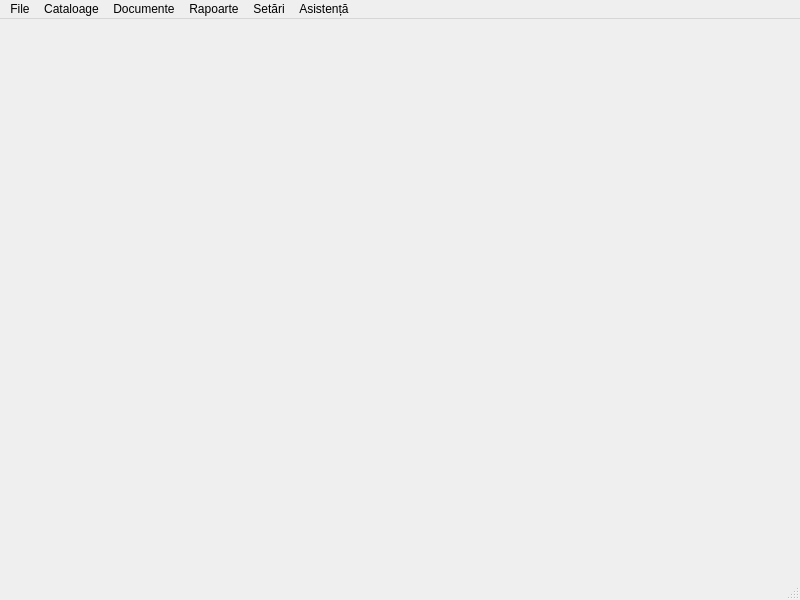
<?xml version="1.0" encoding="UTF-8"?>
<ui version="4.0">
 <class>MainWindow</class>
 <widget class="QMainWindow" name="MainWindow">
  <property name="geometry">
   <rect>
    <x>0</x>
    <y>0</y>
    <width>800</width>
    <height>600</height>
   </rect>
  </property>
  <property name="windowTitle">
   <string>MainWindow</string>
  </property>
  <property name="windowIcon">
   <iconset resource="../resource.qrc">
    <normaloff>:/img/eco_512x512.ico</normaloff>:/img/eco_512x512.ico</iconset>
  </property>
  <widget class="QWidget" name="centralwidget"/>
  <widget class="QMenuBar" name="menubar">
   <property name="geometry">
    <rect>
     <x>0</x>
     <y>0</y>
     <width>800</width>
     <height>23</height>
    </rect>
   </property>
   <widget class="QMenu" name="menuFile">
    <property name="title">
     <string>File</string>
    </property>
   </widget>
   <widget class="QMenu" name="menuCataloage">
    <property name="title">
     <string>Cataloage</string>
    </property>
   </widget>
   <widget class="QMenu" name="menuDocumente">
    <property name="title">
     <string>Documente</string>
    </property>
   </widget>
   <widget class="QMenu" name="menuService">
    <property name="title">
     <string>Setări</string>
    </property>
   </widget>
   <widget class="QMenu" name="menuAssistance">
    <property name="title">
     <string>Asistență</string>
    </property>
   </widget>
   <widget class="QMenu" name="menuRapoarte">
    <property name="title">
     <string>Rapoarte</string>
    </property>
   </widget>
   <addaction name="menuFile"/>
   <addaction name="menuCataloage"/>
   <addaction name="menuDocumente"/>
   <addaction name="menuRapoarte"/>
   <addaction name="menuService"/>
   <addaction name="menuAssistance"/>
  </widget>
  <widget class="QStatusBar" name="statusbar"/>
 </widget>
 <resources>
  <include location="../resource.qrc"/>
 </resources>
 <connections/>
</ui>
